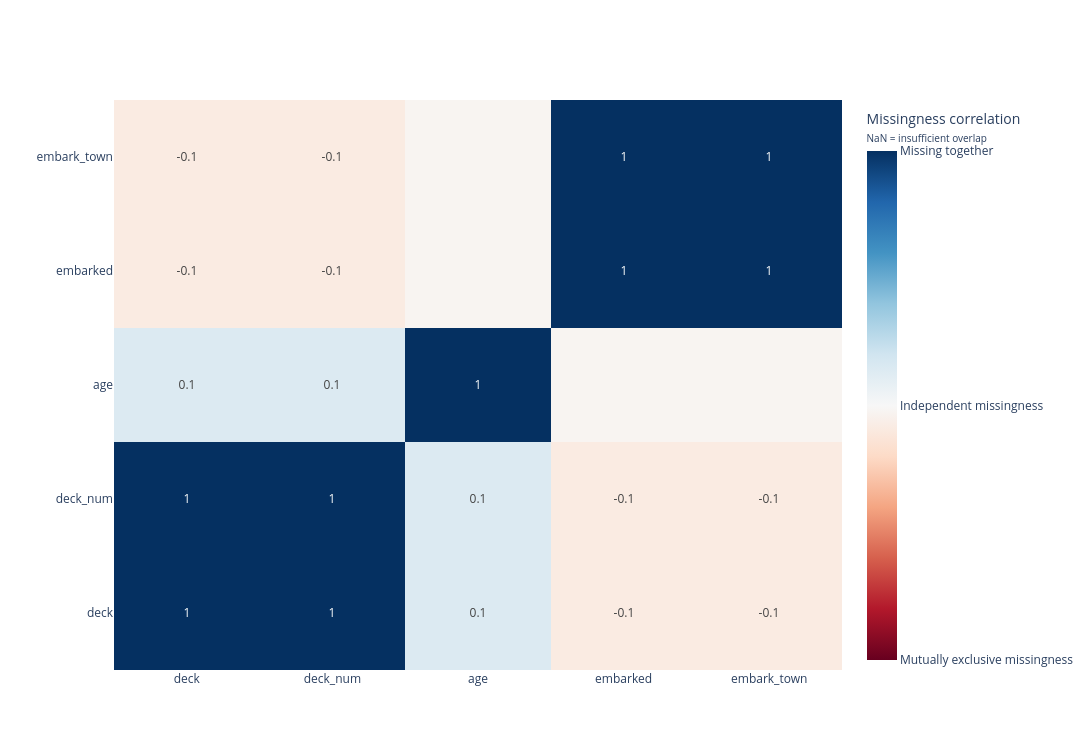

Here is the notebook cell this chart was saved with:
### Code cell
df.missingness_correlation_heatmap().show()

### Figure 1 — Plotly figure (JSON) as saved in the notebook; plotly's stock layout.template omitted (floating-point values rounded to 4 significant figures)
{"data": [{"colorbar": {"tickmode": "array", "ticktext": ["Mutually exclusive missingness", "Independent missingness", "Missing together"], "tickvals": [-1, 0, 1], "title": {"text": "Missingness correlation<br><span style='font-size:10px'>NaN = insufficient overlap</span>"}}, "colorscale": [[0, "rgb(103,0,31)"], [0.1, "rgb(178,24,43)"], [0.2, "rgb(214,96,77)"], [0.3, "rgb(244,165,130)"], [0.4, "rgb(253,219,199)"], [0.5, "rgb(247,247,247)"], [0.6, "rgb(209,229,240)"], [0.7, "rgb(146,197,222)"], [0.8, "rgb(67,147,195)"], [0.9, "rgb(33,102,172)"], [1, "rgb(5,48,97)"]], "hoverongaps": false, "hovertemplate": "<b>%{y}</b> vs <b>%{x}</b><br>Correlation: %{z:.1f}<extra></extra>", "text": [[1, 1, 0.1, -0.1, -0.1], [1, 1, 0.1, -0.1, -0.1], [0.1, 0.1, 1, "", ""], [-0.1, -0.1, "", 1, 1], [-0.1, -0.1, "", 1, 1]], "texttemplate": "%{text}", "type": "heatmap", "x": ["deck", "deck_num", "age", "embarked", "embark_town"], "y": ["deck", "deck_num", "age", "embarked", "embark_town"], "z": [[1.0, 1.0, 0.143, -0.08732, -0.08732], [1.0, 1.0, 0.143, -0.08732, -0.08732], [0.143, 0.143, 1.0, -0.02362, -0.02362], [-0.08732, -0.08732, -0.02362, 1.0, 1.0], [-0.08732, -0.08732, -0.02362, 1.0, 1.0]], "zmax": 1, "zmid": 0, "zmin": -1}], "layout": {"font": {}, "height": 750, "legend": {"title": {}}, "showlegend": true, "title": {}, "width": 1500, "xaxis": {"title": {"text": ""}}, "yaxis": {"title": {"text": ""}}}}
